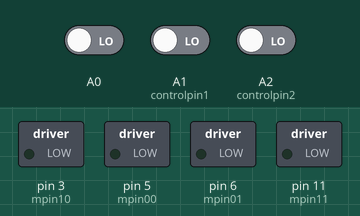
This sketch was run on a simulated Arduino Uno, built with avr-gcc and run on an emulated ATmega328P. Shown: switched loads named in the sketch (green lamp = pin HIGH). Dashed ring = blinking. The test bench sets the inputs (shaded band); at power-on: A0 LOW, A1 (controlpin1) LOW, A2 (controlpin2) LOW.

Above: at 1.2 s.
1.3 s: A0 driven HIGH
At 1.7 s:
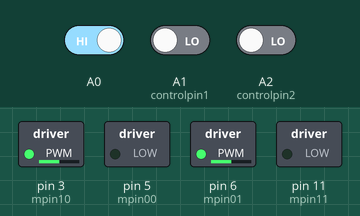
4.3 s: A1 (controlpin1) driven HIGH
At 4.7 s:
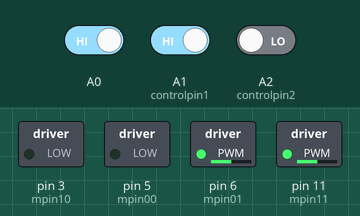
7.3 s: A2 (controlpin2) driven HIGH
At 7.7 s:
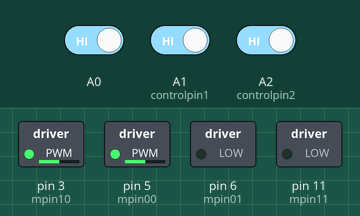
10.3 s: A1 (controlpin1) driven LOW
At 10.6 s:
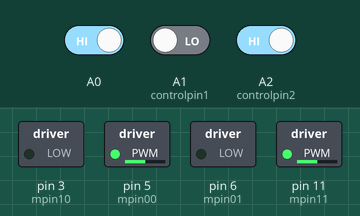
13.3 s: A0 driven LOW
At 14.3 s:
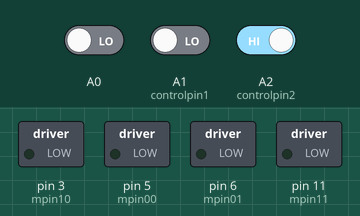
Timing chart, 0 to 15.8 s (numbered marks = the images above; inputs shaded):
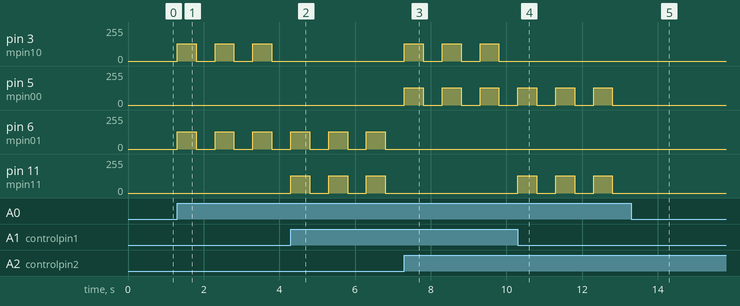

Measured:
- after the input at 1.3 s, pin 3 (mpin10), pin 6 (mpin01): alternates 128/255 for 0.50 s and 0/255 for 0.50 s, starting at once
- after the input at 4.3 s, pin 3 (mpin10): stops changing and stays 0/255; pin 11 (mpin11): alternates 128/255 for 0.50 s and 0/255 for 0.50 s, starting at once
- after the input at 7.3 s, pin 3 (mpin10), pin 5 (mpin00): alternates 128/255 for 0.50 s and 0/255 for 0.50 s, starting at once; pin 6 (mpin01), pin 11 (mpin11): stops changing and stays 0/255
- after the input at 10.3 s, pin 3 (mpin10): stops changing and stays 0/255; pin 11 (mpin11): alternates 128/255 for 0.50 s and 0/255 for 0.50 s, starting at once
- after the input at 13.3 s, pin 5 (mpin00), pin 11 (mpin11): stops changing and stays 0/255

The sketch:

robot.ino
```cpp
// Pinii motor 1
#define mpin00 5
#define mpin01 6
// Pinii motor 2
#define mpin10 3
#define mpin11 11

#define controlpin1 A1
#define controlpin2 A2


volatile int up = 0;
volatile int down =0;
volatile int valide = 0;

void setup() {
  Serial.begin(9600);
  digitalWrite(mpin00, 0);
  digitalWrite(mpin01, 0);
  digitalWrite(mpin10, 0);
  digitalWrite(mpin11, 0);
  pinMode (mpin00, OUTPUT);
  pinMode (mpin01, OUTPUT);
  pinMode (mpin10, OUTPUT);
  pinMode (mpin11, OUTPUT);
  pinMode (13,INPUT);
  pinMode (12,INPUT);
  pinMode (A0,INPUT);
}

void loop(){
  down = digitalRead(controlpin1); //13
  up = digitalRead(controlpin2);   //12
  valide = digitalRead(A0);
  if(valide == 1){
  if(down == 1 && up == 0){
      StartMotor (mpin00, mpin01, 0, 128);
      StartMotor (mpin10, mpin11, 0, 128);
      delay (500);
      delayStopped(500);
      //down;
   }
   if(up == 1 && down == 1){
    StartMotor (mpin00, mpin01, 1, 128);
    StartMotor (mpin10, mpin11, 1, 128);
    delay (500);
    delayStopped(500);
    //up;
   }
   if(up == 0 && down == 0){
    StartMotor (mpin00, mpin01, 0, 128);
    StartMotor (mpin10, mpin11, 1, 128);
    delay (500);
    delayStopped(500);
    //right;
   }
   if(up == 1 && down == 0){
    StartMotor (mpin00, mpin01, 1, 128);
    StartMotor (mpin10, mpin11, 0, 128);
    delay (500);
    delayStopped(500);
    //left;
   }
  }
}

void StartMotor (int m1, int m2, int forward, int speed)
{
  if (speed==0) // oprire
  {
    digitalWrite(m1, 0);
    digitalWrite(m2, 0);
  }
  else
  {
    if (forward)
    {
      digitalWrite(m2, 0);
      analogWrite(m1, speed); // folosire PWM
    }
    else
    {
       digitalWrite(m1, 0);
       analogWrite(m2, speed);
    }
  }
}

void delayStopped(int ms)
{
  StartMotor (mpin00, mpin01, 0, 0);
  StartMotor (mpin10, mpin11, 0, 0);
  delay(ms);
}
```
